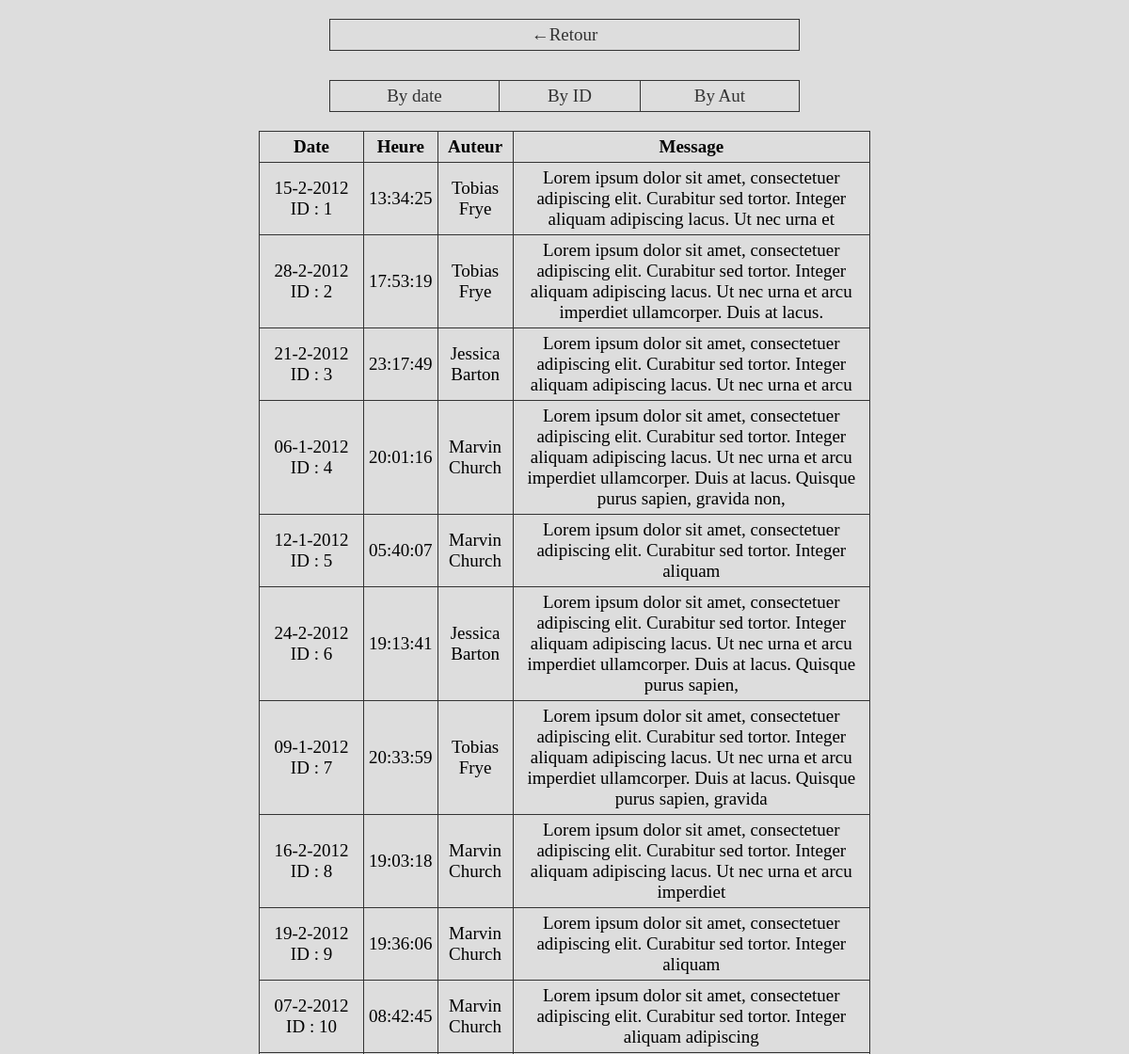
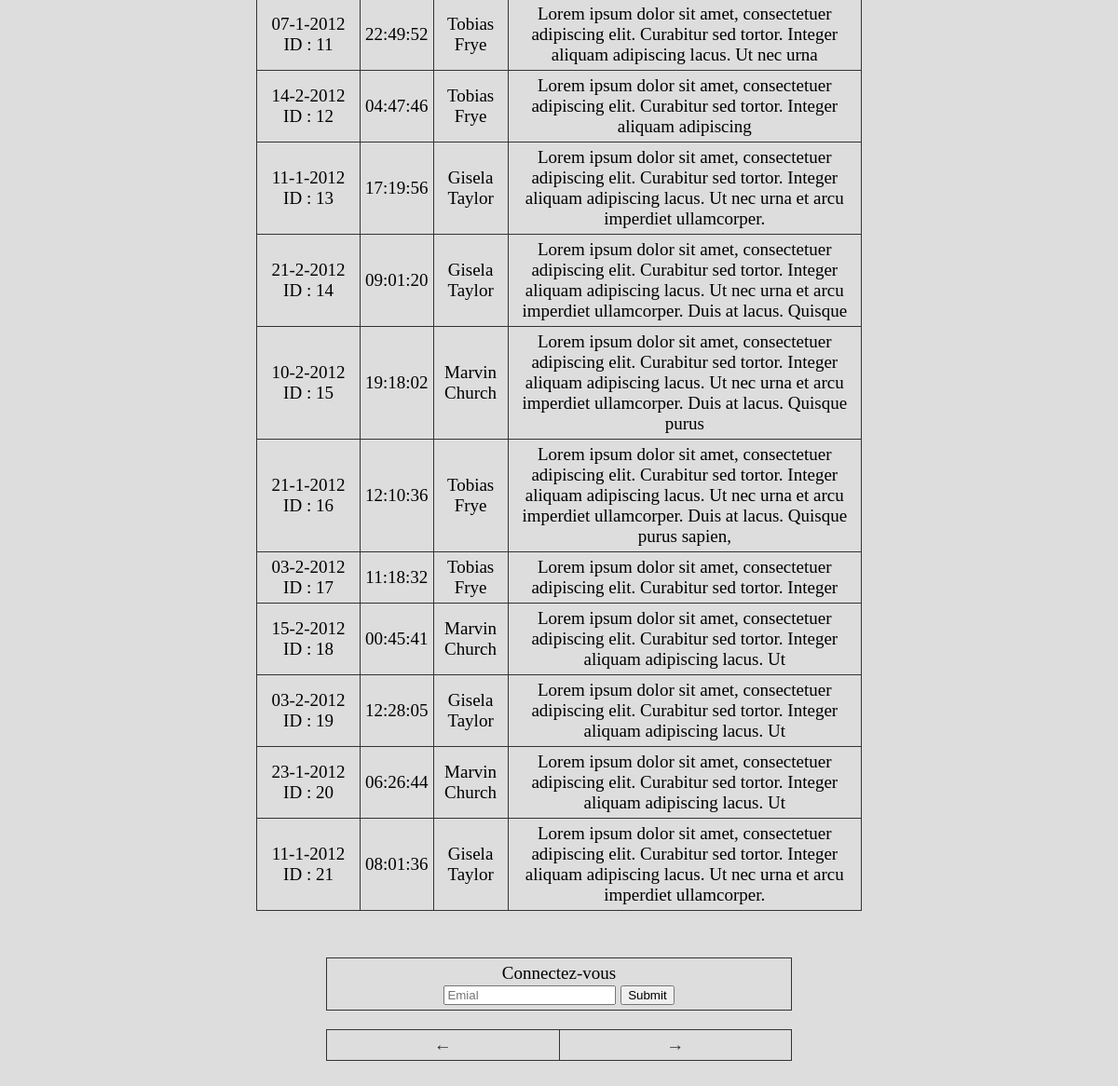
Screenshot of /messages.php?id=1 with the database file from the repository (2 pictures, top to bottom).
### tables this page shows
CREATE TABLE IF NOT EXISTS `message` (
    `m_id` INT(11) NOT NULL AUTO_INCREMENT,
    `m_contenu` VARCHAR(2040) NOT NULL,
    `m_date` DATETIME NOT NULL,
    `m_auteur_fk` INT(11) NOT NULL,
    `m_conversation_fk` INT(11) NOT NULL,
    PRIMARY KEY( `m_id` ),
    INDEX( `m_auteur_fk`, `m_conversation_fk` ),
    CONSTRAINT `message_to_user` FOREIGN KEY ( `m_auteur_fk` ) REFERENCES `user` ( `u_id` ) ON UPDATE CASCADE ON DELETE RESTRICT,
    CONSTRAINT `message_to_conversation` FOREIGN KEY ( `m_conversation_fk` ) REFERENCES `conversation` ( `c_id` ) ON UPDATE CASCADE ON DELETE RESTRICT
);

### classes/modal.class.php (called while the page is built, shortened)
<?php
class Modal {
    public function __construct()
    {
        try
        {
            $pdo_option = [ PDO::ATTR_ERRMODE => PDO::ERRMODE_EXCEPTION,
                            PDO::MYSQL_ATTR_INIT_COMMAND => 'SET NAMES utf8 COLLATE utf8_general_ci' ];
            $this->bdd= new PDO ('mysql:host=localhost;dbname=messages','root', '' , $pdo_option);
        }
        catch(PDOException $msg)
        {
            die($msg -> getMessage());
        }
    }
}

### classes/conversationModal.class.php (called while the page is built, shortened)
<?php
class ConversationModal extends Modal {
    private $conv;
    private $msgModal;
    private $fullConv;
    public function __construct($id)
    {
        $this->getFullConv($id);
        $this->conv = new Conversation();
        $this->conv -> setCid($this->getId($id));
        $this->conv -> setCdate($this->getDate($id));
        $this->conv -> setCheure($this->getHeure($id));
        $this->conv -> setCter($this->getTerm($id));
        $this->conv -> setC_nb_msg($this->getNbMsg($id));
        $this->msgModal = new MesgModal();
        $this->conv -> setCmsg($this->setAllMsg($this->getAllMsg($id)));
    }
    public function getAllMsg($conv_id)
    {
        $orderby="";
        if(($resource = $this->bdd->prepare('SELECT *  FROM message INNER JOIN user ON message.m_auteur_fk = user.u_id WHERE m_conversation_fk = :id '.$orderby.';'))!==FALSE)
        {
            if($resource->execute(array("id"=>$conv_id)))
            {
                if(($array = $resource->fetchAll(PDO::FETCH_ASSOC))!==FALSE)
                {
                    return $array;
                }
            }
        }
    }
    public function setAllMsg($array)
    {
        foreach($array as $msg)
        {
           $this->msgs[] = $this->msgModal->newMsg($msg['m_id']);
        }
        if(!empty($this->msgs))
        {
            return $this->msgs;
        }
    }
    public function getConv()
    {
        return $this->conv;
    }
    private function getId($id)
    {
        return $id;
    }
    public function getFullConv($id)
    {
        if(($resource = $this->bdd->prepare('SELECT DISTINCT * , COUNT(DISTINCT message.m_id) , DATE_FORMAT(c_date, "%d-%c-%Y") AS formatedDate FROM conversation LEFT JOIN message ON conversation.c_id = message.m_conversation_fk  WHERE conversation.c_id = :id GROUP BY conversation.c_id'))!==FALSE)
        {
            if($resource->execute(array("id"=>$id)))
            {
               if(($array = $resource->fetch())!==FALSE)
                {
                    $this->fullConv = $array;
                    return $array;
                }
            }
        }
    }
    public function getDate()
    {
      return $this->fullConv['formatedDate'];
    }
    private function getHeure()
    {
        return  substr($this->fullConv["c_date"], 11 , 8);
    }
    private function getTerm()
    {
        return $this->fullConv["c_termine"];
    }
    private function getNbMsg()
    {
        return ($this->fullConv["COUNT(DISTINCT message.m_id)"]);
    }
}

### classes/mesgModal.class.php (called while the page is built, shortened)
<?php
class MesgModal extends Modal {
    private $msg;
    public function newMsg($id)
    {
        $msg = new Mesg();
        $this->getSetMesg($id);
        $msg->setId($this->getID($id));
        $msg->setNom($this->getNom($id));
        $msg->setDate($this->getDate($id));
        $msg->setMsg($this->getMsg($id));
        $msg->setHeure($this->getHeure($id));
        return $msg;
    }
    public function getID($id)
    {
        return $id;
    }
    public function getSetMesg($id)
    {
        if(($resource = $this->bdd->prepare('SELECT * , DATE_FORMAT(m_date, "%d-%c-%Y") AS formatedDate FROM message INNER JOIN user ON message.m_auteur_fk = user.u_id  WHERE message.m_id = :id'))!==FALSE)
        {
            if($resource->execute(array("id"=>$id)))
            {
               if(($array = $resource->fetchAll(PDO::FETCH_ASSOC))!==FALSE)
                {
                    $this->msg = $array;
                    return $array;
                }
            }
        }
    }
    public function getNom()
    {
        $prenom = $this->msg[0]['u_prenom'] . " " . $this->msg[0]['u_nom'];
        return $prenom;
    }
    public function getDate()
    {
                    return $this->msg[0]["formatedDate"];
    }
    public function getHeure()
    {
                    $array = substr($this->msg[0]["m_date"], 11 , 8);
                    return $array;
    }
    public function getMsg()
    {
                return $this->msg[0]["m_contenu"];
    }
}

### classes/conversation.class.php (called while the page is built, shortened)
<?php
class Conversation {
    private $c_heure;
    private $c_msgs;
    public function setCheure($heure)
    {
         $this->c_heure = $heure;
    }
    public function setCmsg($msg)
    {
        $this->c_msgs = $msg;
    }
    public function getCheure()
    {
        return $this->c_heure;
    }
    public function getCmsg()
    {
        return $this->c_msgs;
    }
}

### classes/mesg.class.php (the view)
<?php
class Mesg {
    private $id;
    private $date;
    private $heure;
    private $nomPrenom;
    private $msg;
    public function setId($value)
    {
        $this->id = $value;
    }
    public function setDate($value)
    {
        $this->date = $value;
    }
    public function setHeure($value)
    {
        $this->heure = $value;
    }
    public function setNom($value)
    {
        $this->nomPrenom = $value;
    }
    public function setMsg($value)
    {
        $this->msg = $value;
    }
    public function getId()
    {
        return $this->id;
    }
    public function getDate()
    {
        return $this->date;
    }
    public function getHeure()
    {
        return $this->heure;
    }
    public function getNomPren()
    {
        return $this->nomPrenom;
    }
    public function getMsg()
    {
        return $this->msg;
    }
    public function __toString()
    {
        return '
        <tr>
        <td>'.$this->getDate().' <br> ID : '.$this->getId().'</td>
        <td>'.$this->getHeure().'</td>
        <td>'.$this->getNomPren().'</td>
        <td>'.$this->getMsg().'</td>
        </tr>
        ';
    }
}

### messages.php (shortened to what this page needs)
<?php
function loadClass( $className )
{
    $_str_file = 'classes/' .$className. '.class.php';
}
    $p=null;
         ?>
<!DOCTYPE html>
<html lang="en">
<head>
   <link rel="stylesheet" type="text/css" href="styles/index.css" />
</head>
<body>
    <table>
        <tr>
            <td><a href="./index.php" style="display: block; width: 100%; height: 100%;">&#8592;Retour</a></td>
        </tr>
    </table>
    <br>
    <table>
        <tr>
            <td><a href="?id=<?php echo $_GET['id']; ?>&bydate&<?php echo $p; ?>" style="display: block; width: 100%; height: 100%;">By date</a></td>
            <td><a href="?id=<?php echo $_GET['id']; ?>&byid" style="display: block; width: 100%; height: 100%;">By ID</a></td>
            <td><a href="?id=<?php echo $_GET['id']; ?>&byaut" style="display: block; width: 100%; height: 100%;">By Aut</a></td>
        </tr>
    </table>
    <?php
    $convMod = new ConversationModal($_GET['id']);
    if($convMod->getConv()->getCheure()!=NULL)
    {
        $conv = $convMod->getConv();
        $msgs = $conv->getCmsg();
        if($msgs!=NULL)
        {
            echo '<table style="width:650px; margin-bottom:50px;">
            <tr>
                <td style="width:100px"><strong>Date</strong></td>
                <td><strong>Heure</strong></td>
                <td><strong>Auteur</strong></td>
                <td><strong>Message</strong></td>
            </tr';
           $init=null;
           $end=null;
           if(!isset($_GET['p']) OR $_GET['p']==1)
           {
                $init = 0;
           }
           elseif(is_numeric($_GET['p']))
           {
                $init = $_GET['p'] * 20;
           }
           if(!isset($_GET['p']) OR $_GET['p']==1)
           {
                $end = 20;
           }
           elseif(is_numeric($_GET['p']))
           {
                $end = $init + 20;
           }
            for($i=$init;$i<=$end;$i++)
            {
                if(!isset($msgs[$i]))
                {
                    break;
                }
                else
                {
                  echo $msgs[$i];
                }
            }
            echo '</table>';
            $prev=null;
            if(!isset($_GET['p']) OR $_GET['p']==1)
            {
                $prev=1;
            }
            elseif(is_numeric($_GET['p']))
            {
                $prev=$_GET['p'] - 1;
            }
            $next=null;
            if(!isset($_GET['p']) OR $_GET['p']==1)
            {
                $next=2;
            }
            elseif(is_numeric($_GET['p']))
            {
                $next=$_GET['p'] + 1;
            }
                    ?><script type="text/javascript">
                   </script><?php
            $tri=null;
            if(isset($_SESSION['me']))
            {
               ?>
               <table>
                  <tr>
                     <td>
                        <form method="post" action="<?php echo (isset($_SERVER['HTTPS']) ? "https" : "http") . "://$_SERVER[HTTP_HOST]$_SERVER[REQUEST_URI]"; ?>&post">
                           <label for="cont">Message</label><br>
                           <textarea name="cont" cols="50" rows="20" placeholder="Contenue..."></textarea><br>
                           <input type="submit" value="Publier">
                        </form>
                     </td>
                  </tr>
               </table>
               <?php
            }
            else
            {
               ?>
               <table>
                  <tr>
                     <td>
                        <form method="post" action="<?php echo (isset($_SERVER['HTTPS']) ? "https" : "http") . "://$_SERVER[HTTP_HOST]$_SERVER[REQUEST_URI]"; ?>&cont">
                           <label for="email">Connectez-vous</label><br>
                           <input type="text" name="email" placeholder="Emial">
                           <input type="submit">
                        </form>
                     </td>
                  </tr>
               </table>
               <?php
            }
        ?>
        <table style="margin-bottom: 100px;">
            <tr>
                <td><a href="?id=<?php echo $_GET['id']; ?>&p=<?php echo $prev ?>&<?php echo $tri; ?>" style="display: block; width: 100%; height: 100%;">&larr;</a></td>
                <td><a href="?id=<?php echo $_GET['id']; ?>&p=<?php echo $next ?>&<?php echo $tri; ?>" style="display: block; width: 100%; height: 100%;">&rarr;</a></td>
            </tr>
        </table>
        <?php
        }
    }
    else
    {
       ?><script type="text/javascript">
        window.location.href = "./404.php";
       </script><?php
    }
    ?>
</body>
</html>

### styles/index.css (style rules this page uses)
html { font-size: 62.5%; }
body { margin: 0; background-color: #ddd; }
table { width: 500px; margin: auto; text-align: center; border-collapse: collapse; margin-top: 20px; }
table td { padding: 5px; font-size: 1.9rem; border: solid 1px #333; }
a { color: #333; text-decoration: none; }

### rows the page displays
message: Date "15-2-2012", m_id "1", m_date "13:34:25", NomPren "Tobias Frye", m_contenu "Lorem ipsum dolor sit amet, consectetuer adipiscing elit. Curabitur sed tortor. Integer aliquam adipiscing lacus. Ut nec urna et"
message: Date "28-2-2012", m_id "2", m_date "17:53:19", NomPren "Tobias Frye", m_contenu "Lorem ipsum dolor sit amet, consectetuer adipiscing elit. Curabitur sed tortor. Integer aliquam adipiscing lacus. Ut nec urna et arcu imperdiet ullamcorper. Duis at lacus."
message: Date "21-2-2012", m_id "3", m_date "23:17:49", NomPren "Jessica Barton", m_contenu "Lorem ipsum dolor sit amet, consectetuer adipiscing elit. Curabitur sed tortor. Integer aliquam adipiscing lacus. Ut nec urna et arcu"
message: Date "06-1-2012", m_id "4", m_date "20:01:16", NomPren "Marvin Church", m_contenu "Lorem ipsum dolor sit amet, consectetuer adipiscing elit. Curabitur sed tortor. Integer aliquam adipiscing lacus. Ut nec urna et arcu imperdiet ullamcorper. Duis at lacus. Quisque purus sapien, gravida non,"
message: Date "12-1-2012", m_id "5", m_date "05:40:07", NomPren "Marvin Church", m_contenu "Lorem ipsum dolor sit amet, consectetuer adipiscing elit. Curabitur sed tortor. Integer aliquam"
message: Date "24-2-2012", m_id "6", m_date "19:13:41", NomPren "Jessica Barton", m_contenu "Lorem ipsum dolor sit amet, consectetuer adipiscing elit. Curabitur sed tortor. Integer aliquam adipiscing lacus. Ut nec urna et arcu imperdiet ullamcorper. Duis at lacus. Quisque purus sapien,"
message: Date "09-1-2012", m_id "7", m_date "20:33:59", NomPren "Tobias Frye", m_contenu "Lorem ipsum dolor sit amet, consectetuer adipiscing elit. Curabitur sed tortor. Integer aliquam adipiscing lacus. Ut nec urna et arcu imperdiet ullamcorper. Duis at lacus. Quisque purus sapien, gravida"
message: Date "16-2-2012", m_id "8", m_date "19:03:18", NomPren "Marvin Church", m_contenu "Lorem ipsum dolor sit amet, consectetuer adipiscing elit. Curabitur sed tortor. Integer aliquam adipiscing lacus. Ut nec urna et arcu imperdiet"
message: Date "19-2-2012", m_id "9", m_date "19:36:06", NomPren "Marvin Church", m_contenu "Lorem ipsum dolor sit amet, consectetuer adipiscing elit. Curabitur sed tortor. Integer aliquam"
message: Date "07-2-2012", m_id "10", m_date "08:42:45", NomPren "Marvin Church", m_contenu "Lorem ipsum dolor sit amet, consectetuer adipiscing elit. Curabitur sed tortor. Integer aliquam adipiscing"
message: Date "07-1-2012", m_id "11", m_date "22:49:52", NomPren "Tobias Frye", m_contenu "Lorem ipsum dolor sit amet, consectetuer adipiscing elit. Curabitur sed tortor. Integer aliquam adipiscing lacus. Ut nec urna"
message: Date "14-2-2012", m_id "12", m_date "04:47:46", NomPren "Tobias Frye", m_contenu "Lorem ipsum dolor sit amet, consectetuer adipiscing elit. Curabitur sed tortor. Integer aliquam adipiscing"
message: Date "11-1-2012", m_id "13", m_date "17:19:56", NomPren "Gisela Taylor", m_contenu "Lorem ipsum dolor sit amet, consectetuer adipiscing elit. Curabitur sed tortor. Integer aliquam adipiscing lacus. Ut nec urna et arcu imperdiet ullamcorper."
message: Date "21-2-2012", m_id "14", m_date "09:01:20", NomPren "Gisela Taylor", m_contenu "Lorem ipsum dolor sit amet, consectetuer adipiscing elit. Curabitur sed tortor. Integer aliquam adipiscing lacus. Ut nec urna et arcu imperdiet ullamcorper. Duis at lacus. Quisque"
message: Date "10-2-2012", m_id "15", m_date "19:18:02", NomPren "Marvin Church", m_contenu "Lorem ipsum dolor sit amet, consectetuer adipiscing elit. Curabitur sed tortor. Integer aliquam adipiscing lacus. Ut nec urna et arcu imperdiet ullamcorper. Duis at lacus. Quisque purus"
message: Date "21-1-2012", m_id "16", m_date "12:10:36", NomPren "Tobias Frye", m_contenu "Lorem ipsum dolor sit amet, consectetuer adipiscing elit. Curabitur sed tortor. Integer aliquam adipiscing lacus. Ut nec urna et arcu imperdiet ullamcorper. Duis at lacus. Quisque purus sapien,"
message: Date "03-2-2012", m_id "17", m_date "11:18:32", NomPren "Tobias Frye", m_contenu "Lorem ipsum dolor sit amet, consectetuer adipiscing elit. Curabitur sed tortor. Integer"
message: Date "15-2-2012", m_id "18", m_date "00:45:41", NomPren "Marvin Church", m_contenu "Lorem ipsum dolor sit amet, consectetuer adipiscing elit. Curabitur sed tortor. Integer aliquam adipiscing lacus. Ut"
message: Date "03-2-2012", m_id "19", m_date "12:28:05", NomPren "Gisela Taylor", m_contenu "Lorem ipsum dolor sit amet, consectetuer adipiscing elit. Curabitur sed tortor. Integer aliquam adipiscing lacus. Ut"
message: Date "23-1-2012", m_id "20", m_date "06:26:44", NomPren "Marvin Church", m_contenu "Lorem ipsum dolor sit amet, consectetuer adipiscing elit. Curabitur sed tortor. Integer aliquam adipiscing lacus. Ut"
message: Date "11-1-2012", m_id "21", m_date "08:01:36", NomPren "Gisela Taylor", m_contenu "Lorem ipsum dolor sit amet, consectetuer adipiscing elit. Curabitur sed tortor. Integer aliquam adipiscing lacus. Ut nec urna et arcu imperdiet ullamcorper."
